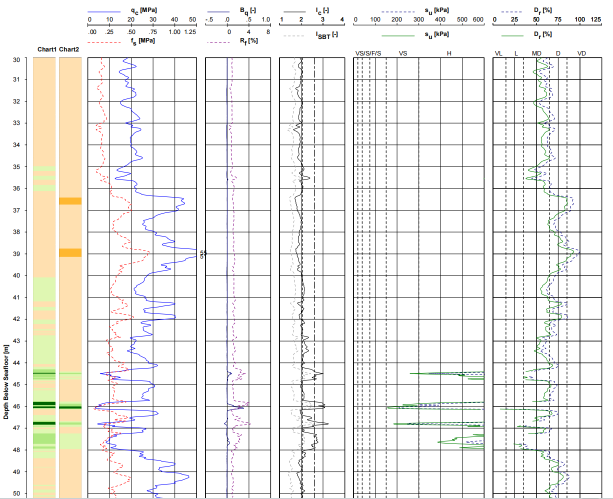
#> input picture examples/test-effects/cpt-multi-panel-source.png, 1225 x 997 px (shown at 1/2 size)
$ python digitize_curve_excel.py --input ../../../examples/test-effects/cpt-multi-panel-source.png --x-min 1.0 --x-max 1.0 --y-min 1.0 --y-max 1.0
#> lines starting #> are read from the running program, lines starting #| are printed output that depends on the picture
from __future__ import annotations

import argparse
import csv
import heapq
import math
from dataclasses import dataclass
from pathlib import Path

try:
    import cv2
    import matplotlib.pyplot as plt
    import numpy as np
    import xlsxwriter
    from matplotlib import font_manager
    from PIL import Image, ImageDraw
    from skimage.morphology import skeletonize
except ImportError as exc:  # pragma: no cover - helps users diagnose environment issues.
    raise SystemExit(
        "Missing dependency. Install or use a Python environment with: "
        "opencv-python pillow numpy matplotlib xlsxwriter scikit-image. "
        f"Original error: {exc}"
    )


@dataclass(frozen=True)
class Calibration:
    left: float
    right: float
    top: float
    bottom: float
    x_min: float
    x_max: float
    y_min: float
    y_max: float
    reverse_y: bool

    # [16 lines left out: functions pixel_to_data, data_to_pixel, not called in this run]

    @property
    def crop_box(self) -> tuple[int, int, int, int]:
        return int(round(self.left)), int(round(self.top)), int(round(self.right)), int(round(self.bottom))


@dataclass
class CurveSegment:
    segment_id: int
    pixel_path: np.ndarray
    x: np.ndarray
    y: np.ndarray
    x_min: np.ndarray | None = None
    x_max: np.ndarray | None = None
    selection_rule: list[str] | None = None


# [16 lines left out: functions parse_list, guide_y_at_x, not called in this run]


def cluster_indices(indices: np.ndarray) -> list[np.ndarray]:
    if len(indices) == 0:
        return []
    clusters: list[list[int]] = [[int(indices[0])]]
    for idx in indices[1:]:
        idx = int(idx)
        if idx == clusters[-1][-1] + 1:
            clusters[-1].append(idx)
        else:
            clusters.append([idx])
    return [np.array(cluster, dtype=int) for cluster in clusters]


def weighted_center(cluster: np.ndarray, weights: np.ndarray) -> float:
    return float(np.average(cluster.astype(float), weights=weights[cluster].astype(float)))


def detect_axes(rgb: np.ndarray, args: argparse.Namespace) -> Calibration:
    if args.axes:
        left, right, top, bottom = [float(v) for v in args.axes]
        return Calibration(left, right, top, bottom, args.x_min, args.x_max, args.y_min, args.y_max, args.reverse_y)

    gray = rgb.mean(axis=2)
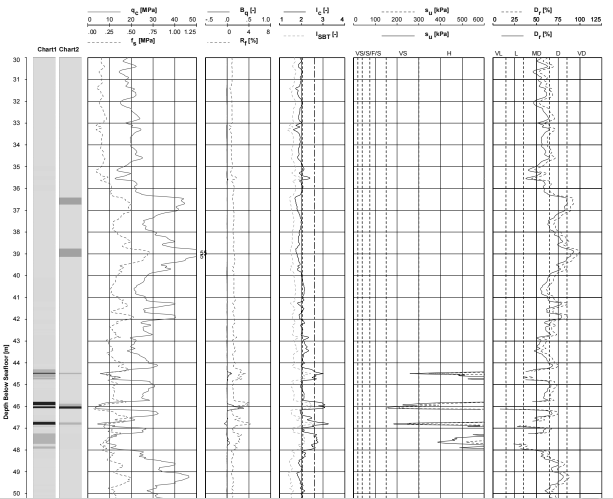
#> gray: shape (997, 1225) float64 (shown at 1/2 size); min 0, max 255, mean 236.2
    black = gray < args.frame_threshold
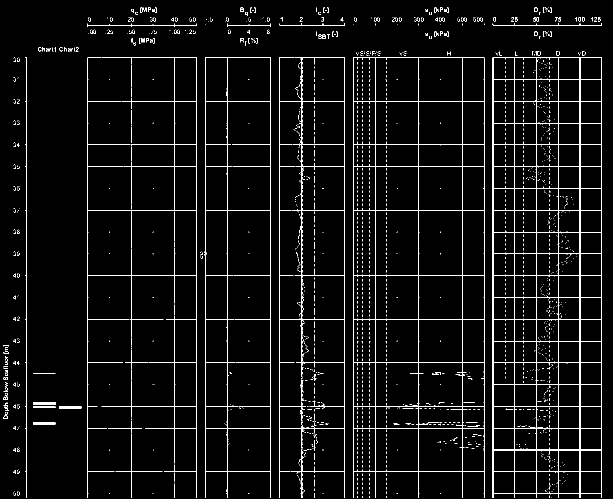
#> black: shape (997, 1225) bool (shown at 1/2 size); 4% white in thin lines or dots
    col_count = black.sum(axis=0)
#> col_count = 1225 values, max 901 at index 1072, min 0 at index 0, mean 39.7
    row_count = black.sum(axis=1)
#> row_count = 997 values, max 970 at index 115, min 0 at index 0, mean 48.78

    vertical = cluster_indices(np.where(col_count > rgb.shape[0] * args.frame_column_fraction)[0])
#> in cluster_indices, `clusters: list[list[int]] = [[int(indices[0])]]`: clusters = [[53]]
#> the loop in cluster_indices, `for idx in indices[1:]:` made 35 passes
#> idx on passes 1 to 8: 175, 262, 349, 393, 410, 411, 454, 541
#> after the loop in cluster_indices, `for idx in indices[1:]:`: clusters = 31 items, first 6: [53], [175], [262], [349], [393], [410, 411]
#> vertical has the same summary as clusters in cluster_indices
    horizontal = cluster_indices(np.where(row_count > rgb.shape[1] * args.frame_row_fraction)[0])
#> the loop in cluster_indices (call 2), `for idx in indices[1:]:` made 11 passes
#> idx on passes 1 to 8: 115, 202, 289, 333, 420, 551, 638, 725
#> horizontal = [[50], [115], [202], [289], [333], [420], [551], [638], [725], [812], [856], [943]]
    if len(vertical) < 2 or len(horizontal) < 2:
        raise RuntimeError(
            "Could not auto-detect the plot frame. Re-run with --axes LEFT RIGHT TOP BOTTOM."
        )

    return Calibration(
        left=weighted_center(vertical[0], col_count),
        right=weighted_center(vertical[-1], col_count),
        top=weighted_center(horizontal[0], row_count),
        bottom=weighted_center(horizontal[-1], row_count),
        x_min=args.x_min,
        x_max=args.x_max,
        y_min=args.y_min,
        y_max=args.y_max,
        reverse_y=args.reverse_y,
    )


def color_mask(rgb_crop: np.ndarray, preset: str) -> np.ndarray:
    r = rgb_crop[:, :, 0].astype(np.int16)
    g = rgb_crop[:, :, 1].astype(np.int16)
    b = rgb_crop[:, :, 2].astype(np.int16)
    gray = rgb_crop.mean(axis=2)

    if preset == "red":
        mask = (r > 95) & (g < 95) & (b < 95) & ((r - g) > 30) & ((r - b) > 30)
    elif preset == "blue":
        mask = (b > 80) & (r < 130) & (g < 150) & ((b - r) > 20)
    elif preset == "blue-solid":
        # Use for saturated blue data curves when cyan/teal dashed reference
        # lines or labels are present in the same plotting area.
        mask = (b > 130) & (r < 90) & (g < 110) & ((b - g) > 60) & ((b - r) > 80)
    elif preset == "green":
        mask = (g > 80) & (r < 150) & (b < 150) & ((g - r) > 15)
    elif preset == "purple":
        mask = (r > 90) & (b > 90) & (g < 150) & ((r - g) > 18) & ((b - g) > 8)
    elif preset == "dark":
        mask = gray < 95
    else:
        raise ValueError(f"Unsupported curve preset: {preset}")

    mask_u8 = (mask.astype(np.uint8) * 255)
    kernel = np.ones((2, 2), np.uint8)
    mask_u8 = cv2.morphologyEx(mask_u8, cv2.MORPH_CLOSE, kernel, iterations=1)
    return mask_u8 > 0


# [32 lines left out: function color_distance_mask, not called in this run]


def apply_roi(mask: np.ndarray, calib: Calibration, args: argparse.Namespace) -> np.ndarray:
    out = mask.copy()
    crop_left, crop_top, _crop_right, _crop_bottom = calib.crop_box
    keep = np.ones(out.shape, dtype=bool)

    # [10 lines left out: function apply_global_pixel_rect, not called in this run]

    if getattr(args, "roi", None):
        x0, x1, y0, y1 = [float(value) for value in args.roi]
        px, py = calib.data_to_pixel(
            np.array([x0, x1], dtype=float),
            np.array([y0, y1], dtype=float),
        )
        apply_global_pixel_rect((float(px[0]), float(py[0]), float(px[1]), float(py[1])))

    if getattr(args, "pixel_roi", None):
        apply_global_pixel_rect(args.pixel_roi)

    if getattr(args, "roi", None) or getattr(args, "pixel_roi", None):
        out &= keep
    return out


def curve_mask(rgb_crop: np.ndarray, calib: Calibration, args: argparse.Namespace, preset_override: str | None = None) -> np.ndarray:
    color_centers = getattr(args, "color_center", None)
    if color_centers:
        mask = color_distance_mask(
            rgb_crop,
            color_centers,
            str(getattr(args, "color_space", "rgb")).lower(),
            float(getattr(args, "max_color_dist", 60.0)),
            float(getattr(args, "min_chroma", 18.0)),
        )
    else:
        mask = color_mask(rgb_crop, preset_override or args.curve_preset)
    return apply_roi(mask, calib, args)


def apply_exclude_rects(mask: np.ndarray, calib: Calibration, args: argparse.Namespace) -> np.ndarray:
    if not getattr(args, "exclude_rect", None):
        return mask
    out = mask.copy()
    crop_left, crop_top, _crop_right, _crop_bottom = calib.crop_box
    for rect in args.exclude_rect:
        x0, y0, x1, y1 = [int(round(value)) for value in rect]
        lx0 = max(0, min(x0, x1) - crop_left)
        lx1 = min(out.shape[1] - 1, max(x0, x1) - crop_left)
        ly0 = max(0, min(y0, y1) - crop_top)
        ly1 = min(out.shape[0] - 1, max(y0, y1) - crop_top)
        if lx1 >= lx0 and ly1 >= ly0:
            out[ly0 : ly1 + 1, lx0 : lx1 + 1] = False
    return out


def apply_dash_bridge(mask: np.ndarray, args: argparse.Namespace) -> np.ndarray:
    if not getattr(args, "dash_bridge", False):
        return mask
    kernel_width = max(1, int(round(args.dash_bridge_x_px)))
    kernel_height = max(1, int(round(args.dash_bridge_y_px)))
    kernel = cv2.getStructuringElement(cv2.MORPH_ELLIPSE, (kernel_width, kernel_height))
    bridged = cv2.morphologyEx(
        mask.astype(np.uint8) * 255,
        cv2.MORPH_CLOSE,
        kernel,
        iterations=max(1, int(args.dash_bridge_iterations)),
    )
    return bridged > 0


def component_masks(mask: np.ndarray, min_area: int) -> list[np.ndarray]:
    n, labels, stats, _ = cv2.connectedComponentsWithStats(mask.astype(np.uint8), 8)
    components: list[tuple[int, int, int, np.ndarray]] = []
    for label in range(1, n):
        area = int(stats[label, cv2.CC_STAT_AREA])
        if area < min_area:
            continue
        top = int(stats[label, cv2.CC_STAT_TOP])
        left = int(stats[label, cv2.CC_STAT_LEFT])
        components.append((top, left, area, labels == label))
    components.sort(key=lambda item: (item[0], item[1]))
    return [item[3] for item in components]


# [349 lines left out: functions skeleton_largest_component, neighbors, dijkstra, reconstruct, longest_path, trace_skeleton_paths and 4 more, not called in this run]


def extract_segments(
    rgb: np.ndarray,
    calib: Calibration,
    args: argparse.Namespace,
) -> tuple[np.ndarray, tuple[int, int], list[CurveSegment]]:
    x0, y0, x1, y1 = calib.crop_box
    crop = rgb[y0 : y1 + 1, x0 : x1 + 1]
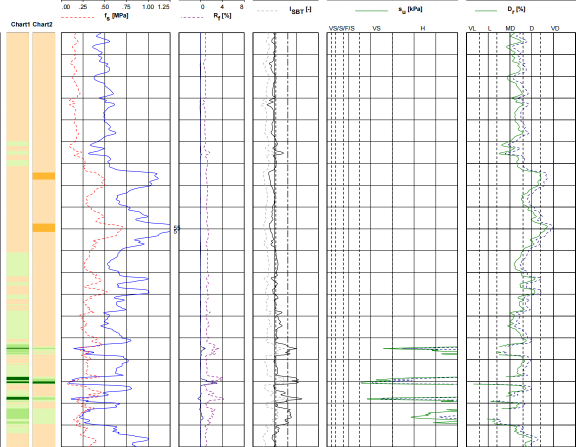
#> crop: shape (894, 1151, 3) (shown at 1/2 size); mean R, G, B 237, 235.8, 232.4
    mask = curve_mask(crop, calib, args)
#> (the rest of the program and of its run is left out)
